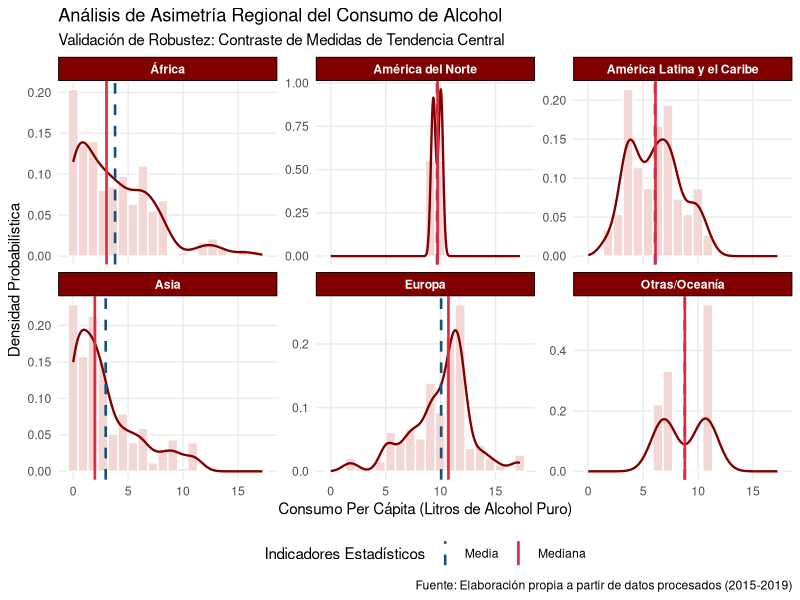
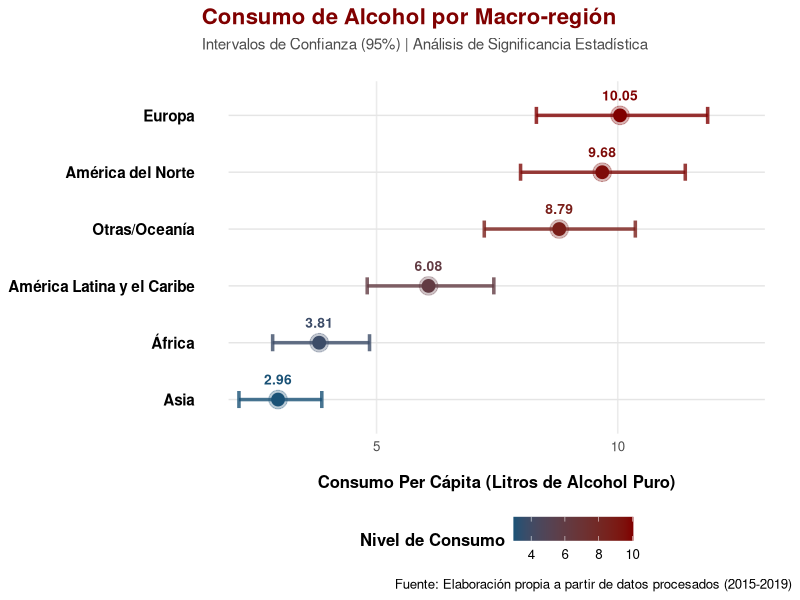
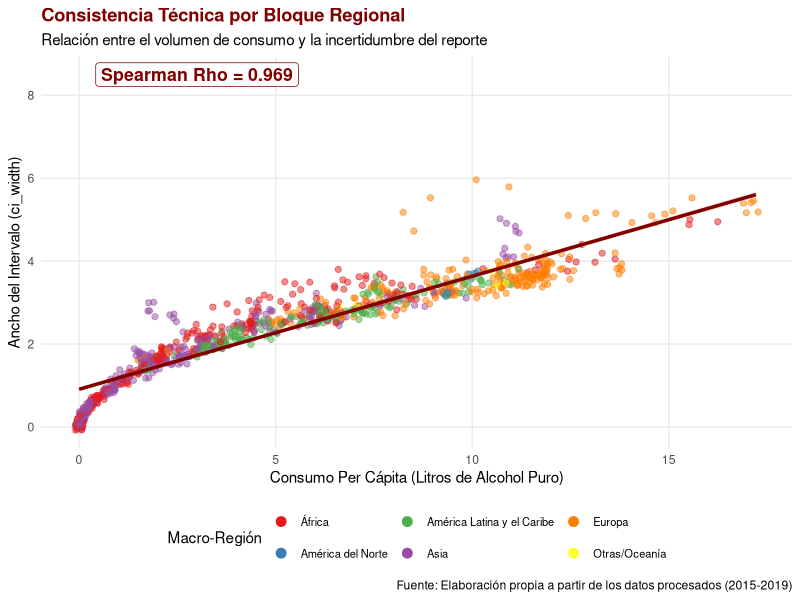

Reproduce these figures in R, in order.
## ---- chunk 1
# Configuración global de chunks
knitr::opts_chunk$set(
  echo = FALSE,        # Mostrar código
  warning = FALSE,    # Ocultar advertencias
  message = FALSE,    # Ocultar mensajes de carga
  fig.align = "center",
  out.width = "90%",
  fig.pos = "H",
  out.extra = ""
)

# Cargar librerías necesarias
library(tidyverse)
library(knitr)
library(kableExtra)
library(scales)
## ---- chunk 2
#configuración de estilo global para tablas
options(knitr.table.format = "latex") 

# estilo visual
aplicar_estilo_tabla <- function(df, caption_text) {
  df %>%
    kable(
      booktabs = TRUE, 
      escape = TRUE,
      longtable = TRUE,
      caption = caption_text,
      align = "c",
      col.names = gsub("_", " ", names(df)) %>% str_to_title()
    ) %>%
    kable_styling(
      latex_options = c("striped", "hold_position", "repeat_header"),
      full_width = FALSE,
      stripe_color = "#F2D7D5" # Azul muy tenue para filas
    ) %>%
    row_spec(0, bold = TRUE, color = "white", background = "#800000") %>% # Encabezado Azul
    column_spec(1, bold = TRUE)
}
## ---- chunk 3
#carga de la data
raw_data_alcohol <- read_csv("alcohol_data.csv", show_col_types = FALSE)

#Definición de Regiones
# Creamos un vector nombrado para facilitar la recodificación
paises_alc <- c("ATG", "ARG", "BHS", "BRB", "BLZ", "BOL", "BRA", "CHL", "COL", "CRI", "CUB", "DMA", "DOM", "ECU", "SLV", "GRD", "GTM", "GUY", "HTI", "HND", "JAM", "MEX", "NIC", "PAN", "PRY", "PER", "KNA", "LCA", "VCT", "SUR", "TTO", "URY", "VEN")
paises_norte <- c("CAN", "USA")
paises_asia <- c("AFG", "BHR", "BGD", "BTN", "BRN", "KHM", "CHN", "COK", "CYP", "PRK", "EGY", "FJI", "IND", "IDN", "IRN", "IRQ", "ISR", "JPN", "JOR", "KAZ", "KGZ", "KIR", "KWT", "LAO", "LBN", "MYS", "MDV", "MHL", "FSM", "MNG", "MMR", "NRU", "NPL", "NZL", "NIU", "OMN", "PAK", "PLW", "PNG", "PHL", "QAT", "KOR", "WSM", "SAU", "SGP", "SLB", "LKA", "SYR", "TJK", "THA", "TLS", "TON", "TUR", "TKM", "TUV", "ARE", "UZB", "VUT", "VNM", "YEM")
paises_europa <- c("ALB", "AND", "ARM", "AUT", "AZE", "BLR", "BEL", "BIH", "BGR", "HRV", "CZE", "DNK", "EST", "FIN", "FRA", "GEO", "DEU", "GRC", "HUN", "ISL", "IRL", "ITA", "LVA", "LTU", "LUX", "MLT", "MCO", "MNE", "NLD", "MKD", "NOR", "POL", "PRT", "MDA", "ROU", "RUS", "SMR", "SRB", "SVK", "SVN", "ESP", "SWE", "CHE", "UKR", "GBR")
paises_africa <- c("DZA", "AGO", "BEN", "BWA", "BFA", "BDI", "CMR", "CPV", "CAF", "TCD", "COM", "COG", "CIV", "COD", "DJI", "GNQ", "ERI", "ETH", "GAB", "GMB", "GHA", "GIN", "GNB", "KEN", "LSO", "LBR", "LBY", "MDG", "MWI", "MLI", "MRT", "MUS", "MAR", "MOZ", "NAM", "NER", "NGA", "RWA", "STP", "SEN", "SYC", "SLE", "SOM", "ZAF", "SSD", "SDN", "TGO", "TUN", "UGA", "TZA", "ZMB", "ZWE")

#Procesamiento
clean_data_alcohol <- raw_data_alcohol %>%
  filter(sex == "Both sexes", year %in% 2015:2019) %>%
  select(country, iso3, year, alcohol_liters_per_capita, lower_ci, upper_ci, ci_width) %>%
  drop_na(alcohol_liters_per_capita, ci_width) %>%
  mutate(
    Region = case_when(
      iso3 %in% paises_alc    ~ "América Latina y el Caribe",
      iso3 %in% paises_norte  ~ "América del Norte",
      iso3 %in% paises_asia   ~ "Asia",
      iso3 %in% paises_europa ~ "Europa",
      iso3 %in% paises_africa ~ "África",
      TRUE                    ~ "Otras/Oceanía"
    ),
    across(c(country, iso3, year, Region), as.factor)
  )

tabla_muestra <- clean_data_alcohol %>%
  select(country, iso3, year, Region, alcohol_liters_per_capita, ci_width) %>%
  head(10)

#imprimimos las dimensiones del data frame limpio y las primeras filas
aplicar_estilo_tabla(tabla_muestra, "Muestra de los Datos de Consumo Procesados")
## ---- chunk 4
#análisis de impacto de la limpieza de los datos
n_inicial <- raw_data_alcohol %>% filter(sex == "Both sexes", year %in% 2015:2019) %>% nrow()
n_final   <- nrow(clean_data_alcohol)

tendencia_pre <- raw_data_alcohol %>%
  filter(sex == "Both sexes", year %in% 2015:2019) %>%
  summarize(
    Estado = "Original (Pre-Limpieza)",
    Muestra = n(),
    Media = mean(alcohol_liters_per_capita, na.rm = TRUE),
    Mediana = median(alcohol_liters_per_capita, na.rm = TRUE)
  )

tendencia_post <- clean_data_alcohol %>%
  summarize(
    Estado = "Depurado (Post-Limpieza)",
    Muestra = n(),
    Media = mean(alcohol_liters_per_capita),
    Mediana = median(alcohol_liters_per_capita)
  )

tabla_limpieza <- bind_rows(tendencia_pre, tendencia_post) %>%
  mutate(Sesgo_Absoluto = Media - Mediana)

aplicar_estilo_tabla(tabla_limpieza, "Comparación post-limpieza de los datos")
## ---- chunk 5
set.seed(123)
muestra_sucia <- clean_data_alcohol %>%
  mutate(
    alcohol_liters_per_capita = if_else(runif(n()) < 0.10, NA_real_, alcohol_liters_per_capita),
    ci_width = if_else(runif(n()) < 0.05, NA_real_, ci_width)
  )

validación_algoritmo <- data.frame(
  Fase = c("Muestra Contaminada", "Muestra Recuperada"),
  N_Total = c(nrow(muestra_sucia), nrow(muestra_sucia %>% drop_na(alcohol_liters_per_capita, ci_width))),
  Valores_NA = c(sum(is.na(muestra_sucia$alcohol_liters_per_capita)), 0)
)

aplicar_estilo_tabla(validación_algoritmo, "Prueba de Estrés: Validación del Algoritmo de Depuración")
## ---- chunk 6
muestra_recuperada <- muestra_sucia %>%
  drop_na(alcohol_liters_per_capita, ci_width)

comparacion_recuperacion <- data.frame(
  Estado = c("Muestra Contaminada", "Muestra Recuperada"),
 `Registros Totales` = c(nrow(muestra_sucia), nrow(muestra_recuperada)),
 `Valores NA Restantes` = c(sum(is.na(muestra_sucia$alcohol_liters_per_capita) | is.na(muestra_sucia$ci_width)), 0),
  `Media` = c(mean(muestra_sucia$alcohol_liters_per_capita, na.rm=TRUE), 
                      mean(muestra_recuperada$alcohol_liters_per_capita))
)

aplicar_estilo_tabla(comparacion_recuperacion, "Validación de la eficacia del algoritmo de limpieza de datos")
## ---- chunk 7
#consolidación de métricas finales
resumen_regional <- clean_data_alcohol %>%
  group_by(Region) %>%
  summarise(
    Consumo_Medio = mean(alcohol_liters_per_capita),
    Mediana_Consumo = median(alcohol_liters_per_capita),
    Desviación_Std = sd(alcohol_liters_per_capita),
    .groups = 'drop'
  ) %>%
  arrange(desc(Consumo_Medio))

tabla_maestra <- bind_rows(resumen_regional)
aplicar_estilo_tabla(tabla_maestra, "Métricas de Tendencia Central y Calidad de Datos") 

 #intervalo de confianza
resumen_regional <- clean_data_alcohol %>%
  group_by(Region) %>%
  summarise(
    Incertidumbre_Promedio = mean(ci_width),
    .groups = 'drop'
  ) 

tabla_maestra <- bind_rows(resumen_regional)
aplicar_estilo_tabla(tabla_maestra, "Intervalo de confianza regional") 
## ---- chunk 8
# Total Global 
total_global <- clean_data_alcohol %>%
  summarise(
    Region = "TOTAL GLOBAL",
    Consumo_Medio = mean(alcohol_liters_per_capita),
    Mediana_Consumo = median(alcohol_liters_per_capita),
    Desviación_Std = sd(alcohol_liters_per_capita),
  )
tabla_maestra <- bind_rows(total_global)

aplicar_estilo_tabla(tabla_maestra, "Métricas de Tendencia Central a Nivel Global") 

# Total Global 
total_global <- clean_data_alcohol %>%
  summarise(
    Region = "TOTAL GLOBAL",
    Incertidumbre_Promedio = mean(ci_width)
  )
tabla_maestra <- bind_rows(total_global)

aplicar_estilo_tabla(tabla_maestra, "Intervalo de Confianza a Nivel Global") 
## ---- chunk 9

#cálculo de indicadores de asimetría para validar la tendencia central
analisis_robustez <- clean_data_alcohol %>%
  group_by(Region) %>%
  summarise(
    Media = mean(alcohol_liters_per_capita),
    Mediana = median(alcohol_liters_per_capita),
    #calculamos la diferencia porcentual para medir el sesgo
    Sesgo_Relativo_Pct = ((Media - Mediana) / Mediana) * 100,
    .groups = 'drop'
  )
tabla_maestra <- analisis_robustez
 #tabla para el informe
aplicar_estilo_tabla(tabla_maestra, "Contraste entre la media y la meidana")
## ---- chunk 10
#definimos el límite: solo se queda el 90% de los datos con menor consumo
umbral_p90 <- quantile(clean_data_alcohol$alcohol_liters_per_capita, 0.90, na.rm = TRUE)

#aplicamos el filtro para crear la muestra truncada
muestra_truncada_p90 <- clean_data_alcohol %>%
  filter(alcohol_liters_per_capita <= umbral_p90)

#creamos una tabla que compare ambas muestras 
tabla_comparativa <- data.frame(
  Indicador = c("Nro.Países", "Media (Litros)", "Desv.Estándar", "Valor Máx"),
  Muestra_Completa = c(
    nrow(clean_data_alcohol),
    round(mean(clean_data_alcohol$alcohol_liters_per_capita, na.rm = TRUE), 2),
    round(sd(clean_data_alcohol$alcohol_liters_per_capita, na.rm = TRUE), 2),
    round(max(clean_data_alcohol$alcohol_liters_per_capita, na.rm = TRUE), 2)
  ),
  Muestra_Truncada = c(
    nrow(muestra_truncada_p90),
    round(mean(muestra_truncada_p90$alcohol_liters_per_capita, na.rm = TRUE), 2),
    round(sd(muestra_truncada_p90$alcohol_liters_per_capita, na.rm = TRUE), 2),
    round(max(muestra_truncada_p90$alcohol_liters_per_capita, na.rm = TRUE), 2)
  )
)

aplicar_estilo_tabla(tabla_comparativa, "Muestra Completa vs. Muestra Truncada (P90)")
## ---- chunk 11
#tabla de intervalos 
tabla_de_intervalos <- clean_data_alcohol %>%
  group_by(Region) %>%
  summarise(
    n = n(),
    Media = mean(alcohol_liters_per_capita, na.rm = TRUE),
    LI = mean(lower_ci, na.rm = TRUE),
    LS = mean(upper_ci, na.rm = TRUE),
    Margen_Error = (LS - LI) / 2
  ) %>%
  arrange(desc(Media)) %>%
  mutate(across(where(is.numeric), ~ round(.x, 2)))

colnames(tabla_de_intervalos) <- c("Region", "Paises", "Media", "Lim. Inf", "Lim. Sup", "Marg Error")

aplicar_estilo_tabla(tabla_de_intervalos, "Estimación del Consumo por Región (IC 95)")
## ---- chunk 12
#extraemos los valores puntuales de cada medida para mapearlos como líneas verticales
lineas_centrales <- clean_data_alcohol %>%
  group_by(Region) %>%
  summarise(
    Media = mean(alcohol_liters_per_capita),
    Mediana = median(alcohol_liters_per_capita)
  )

#construccion de grafica (histograma)
ggplot(clean_data_alcohol, aes(x = alcohol_liters_per_capita)) +
  geom_histogram(aes(y = ..density..), bins = 20, fill = "#F2D7D5", color = "white") +
  
  #capa de Densidad suavizado de la distribución 
  #permite identificar visualmente la "forma" del consumo (campana vs sesgo)
  geom_density(color = "#800000", size = 0.8) +
  geom_vline(data = lineas_centrales, aes(xintercept = Media, color = "Media"), 
             linetype = "dashed", size = 0.9) +   #incorpor de la Media 
  
  geom_vline(data = lineas_centrales, aes(xintercept = Mediana, color = "Mediana"), 
             linetype = "solid", size = 0.9) + #incorporar la Mediana
  
  #genera una matriz de sub-gráficos para comparar comportamientos regionales
  facet_wrap(~Region, scales = "free_y") +
  
  #connfiguración Estética y Escalas de Color
  scale_color_manual(name = "Indicadores Estadísticos", 
                     values = c("Media" = "#1A5276", "Mediana" = "#E6283E")) +
  
  labs(
    title = "Análisis de Asimetría Regional del Consumo de Alcohol",
    subtitle = "Validación de Robustez: Contraste de Medidas de Tendencia Central",
    x = "Consumo Per Cápita (Litros de Alcohol Puro)",
    y = "Densidad Probabilística",
    caption = "Fuente: Elaboración propia a partir de datos procesados (2015-2019)"
  ) + #etiquetas 
  
  # Personalización del Tema
  theme_minimal(base_size = 11) +
  theme(
    legend.position = "bottom",
    strip.background = element_rect(fill = "#800000"), # Fondo para títulos de región
    strip.text = element_text(color = "white", face = "bold"),
    panel.grid.minor = element_blank()
  )
## ---- chunk 13
#preparacion de los datos 
resumen_grafico <- clean_data_alcohol %>%
  group_by(Region) %>%
  summarise(
    Media = mean(alcohol_liters_per_capita),
    LI = mean(lower_ci),
    LS = mean(upper_ci),
    .groups = 'drop'
  ) %>%
  arrange(Media)

#grafico estructura
ggplot(resumen_grafico, aes(x = reorder(Region, Media), y = Media, color = Media)) +
  geom_segment(aes(x = reorder(Region, Media), xend = reorder(Region, Media), 
                   y = min(LI)*0.9, yend = max(LS)*1.1), 
               color = "gray90", size = 0.5, linetype = "solid") +
  geom_errorbar(aes(ymin = LI, ymax = LS), 
                width = 0.3, 
                size = 1.2, 
                alpha = 0.8) + #capas de barras
  geom_point(size = 6, alpha = 0.3) + #brillo externo
  geom_point(size = 4) +               #punto central
  geom_text(aes(label = sprintf("%.2f", Media)), 
            vjust = -1.5, 
            fontface = "bold", 
            size = 3.5,
            show.legend = FALSE) +
  
  coord_flip() + #inversion de los ejes

  scale_color_gradient(low = "#1A5276", high = "#800000") +  #Paleta de colores degradada 
  
# títulos
  labs(
    title = "Consumo de Alcohol por Macro-región",
    subtitle = "Intervalos de Confianza (95%) | Análisis de Significancia Estadística",
    x = NULL, #sin titulo de los ejes porque ya tenemos las regiones
    y = "Consumo Per Cápita (Litros de Alcohol Puro)",
    caption = "Fuente: Elaboración propia a partir de datos procesados (2015-2019)",
    color = "Nivel de Consumo"
  ) +
  
  #para la estetica plus :)
  theme_minimal(base_size = 12) +
  theme(
    plot.title = element_text(face = "bold", size = 16, color = "#800000"),
    plot.subtitle = element_text(size = 11, color = "gray30", margin = margin(b = 20)),
    axis.text.y = element_text(face = "bold", size = 11, color = "black"),
    axis.title.x = element_text(margin = margin(t = 15), face = "bold"),
    panel.grid.major.y = element_blank(), #limpiamos rejilla horizontal para resaltar segmentos
    panel.grid.minor = element_blank(),
    legend.position = "bottom",
    legend.title = element_text(face = "bold")
  )
## ---- chunk 14
#calculo del coeficiente de spearmam
cor_val <- cor(clean_data_alcohol$alcohol_liters_per_capita, 
               clean_data_alcohol$ci_width, 
               method = "spearman", 
               use = "complete.obs")
label_cor <- paste("Spearman Rho =", round(cor_val, 3))

#gráfico con colores por Región y Jitter
ggplot(clean_data_alcohol, aes(x = alcohol_liters_per_capita, y = ci_width)) +
  
  #usamos geom_jitter para separar los puntos amontonados
  geom_jitter(aes(color = Region), alpha = 0.5, size = 1.8, width = 0.1, height = 0.1) +
  geom_smooth(method = "lm", color = "#800000", se = TRUE, fill = "#F2D7D5", size = 1.2) +  #Linea de regresion global
  scale_color_brewer(palette = "Set1") +   #diferentes colores para las regiones 
  
  annotate("label", x = 3, y = 8.5, label = label_cor, 
           fill = "white", color = "#800000", fontface = "bold", size = 4.5) +
  
#Etiquetas 
  labs(
    title = "Consistencia Técnica por Bloque Regional",
    subtitle = "Relación entre el volumen de consumo y la incertidumbre del reporte",
    x = "Consumo Per Cápita (Litros de Alcohol Puro)",
    y = "Ancho del Intervalo (ci_width)",
    color = "Macro-Región",
    caption = "Fuente: Elaboración propia a partir de los datos procesados (2015-2019)"
  ) +
  
  #etiquetas pro :)
  theme_minimal(base_size = 11) +
   theme(
    legend.position = "bottom",
    plot.title = element_text(face = "bold", color = "#800000"),
    panel.grid.minor = element_blank(),
     legend.text = element_text(size = 8)  # ajuste del espacio de la leyenda 
   ) +

  guides(color = guide_legend(nrow = 2, override.aes = list(alpha = 1, size = 3)))
